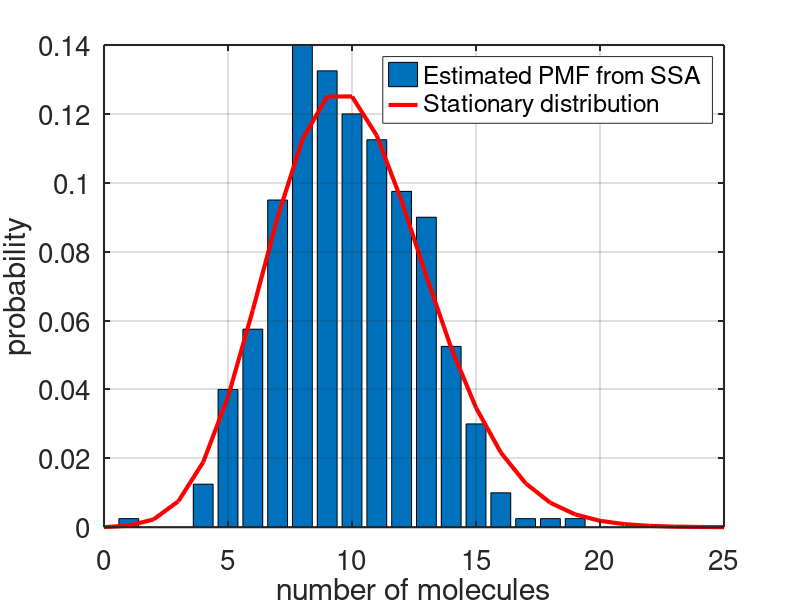

MATLAB code for this plot:
function CH1_production_degradation_CME

k1=0.1; % production rate
k2=1; % degradation rate

numberofrealisations=400;
T = 100; % length of each simulation

M = 30; % keep track of A values between 0 and M
p=zeros(M,1); % need to adjust size when parameters are adjusted

for i = 1:numberofrealisations
    time=0;
    A = 30; %ceil(k2/k1); % initialise at the expected mean to save time
    while (time < T)
        rr=rand(2,1);
        a0=k1*A+k2;
        time=time+(1/a0)*log(1/rr(1));
        if (rr(2)*a0<k1*A)
            A=A-1; % degradation
        else
            A=A+1; % production
        end
    end
    if A < M
    p(A+1)=p(A+1)+1; % keep track of num molecules at simulation end
    end
end
p=p/numberofrealisations;

%% Compute the stationary distribution using the recursive formulation
% p(n+1) is the stationary probability that A=n for n=0,1,2,3,.....

phi(1)=1;
phi(2)=k2/k1*phi(1);
int=phi(1)+phi(2);
for n=1:24
    phi(n+2)=(k1*n*phi(n+1)+k2*phi(n+1)-k2*phi(n))/(k1*(n+1));
    int=int+phi(n+1);
end
phi=phi/int; % impose normalisation constraint (must be a true PMF!)

%% Plotting
figure;
bar(0:23,p(1:24));
hold on;
plot(0:25,phi,'r','Linewidth',3);
xlabel('number of molecules','Interpreter','none');
ylabel('probability','Interpreter','none');
legend('Estimated PMF from SSA','Stationary distribution','Interpreter','none');
axis tight;
xlim([0 25]);
set(gca,'linewidth',1.5);
set(gca,'FontSize',20);
grid on;
